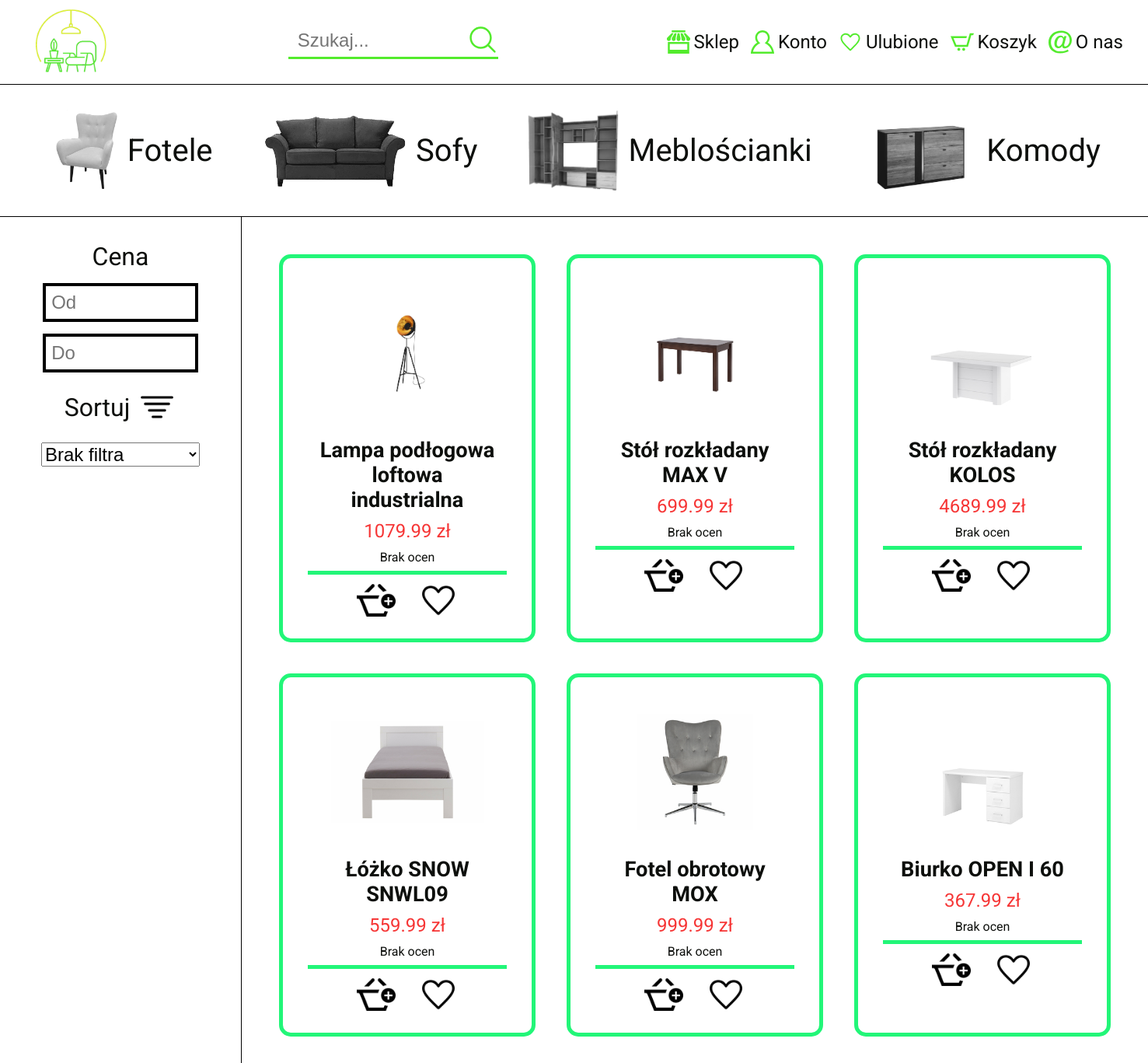
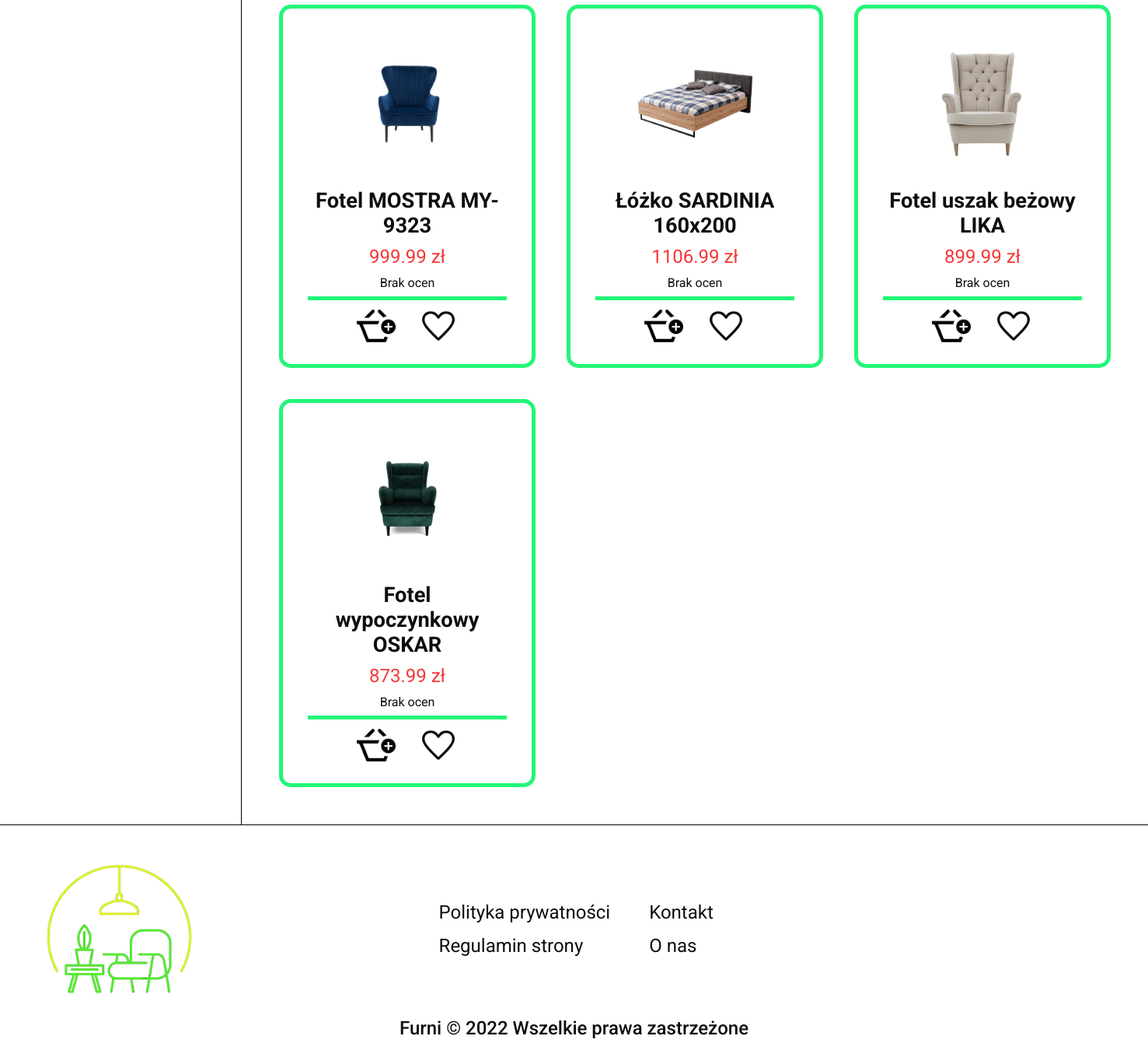
The page /store.php on the database its author committed (2 pictures, top to bottom).
### tables this page shows
CREATE TABLE `produkty` (
  `id` int(11) NOT NULL,
  `nazwa` varchar(255) NOT NULL,
  `kategoria` varchar(255) NOT NULL,
  `opis` text NOT NULL DEFAULT 'Lorem ipsum, dolor sit amet consectetur adipisicing elit. Aspernatur vero animi incidunt blanditiis iure amet nihil. Ipsa nihil facilis architecto numquam accusantium. Error cum obcaecati fuga aliquid labore voluptatem sequi!',
  `cena` float NOT NULL,
  `poprzednia_cena` float DEFAULT NULL,
  `data_wypuszczenia` datetime NOT NULL DEFAULT current_timestamp()
);

### store.php (the view, shortened to what this page needs)
<?php
    require_once 'inc/connection.php';
    if(isset($_SESSION['user_id'])&&isset($_COOKIE['token'])){
        if(authorize_user($_SESSION['user_id'],$_COOKIE['PHPSESSID'],$_COOKIE['token'],$con)){
            $zalogowano = true;
        }
        else{
            $zalogowano = false;
        }
    }
    else{
        $zalogowano = false;
    }
?>
<!DOCTYPE html>
<html lang="pl">
<head>
    <link rel="stylesheet" href="css/generic.css">
    <link rel="stylesheet" href="css/store.css">
</head>
<body>
<?php include 'inc/header_noform.php';?>
    <div class="pasek-wyboru">
        <a href="sklep?kat=fotele" class="pasek__link <?php if($kat==='fotele'){echo 'pasek__link--active';} ?>">
            <img src="img/products/kategorie/fotele.png" alt="fotel" class="pasek__link__img">
            <p class="pasek__link__text">Fotele</p>
        </a>
        <a href="sklep?kat=sofy" class="pasek__link <?php if($kat==='sofy'){echo 'pasek__link--active';} ?>">
            <img src="img/products/kategorie/sofy.png" alt="sofa" class="pasek__link__img">
            <p class="pasek__link__text">Sofy</p>
        </a>
        <a href="sklep?kat=mebloscianki" class="pasek__link <?php if($kat==='mebloscianki'){echo 'pasek__link--active';} ?>">
            <img src="img/products/kategorie/mebloscianki.png" alt="mebloscianka" class="pasek__link__img">
            <p class="pasek__link__text">Meblościanki</p>
        </a>
        <a href="sklep?kat=komody" class="pasek__link <?php if($kat==='komody'){echo 'pasek__link--active';} ?>">
            <img src="img/products/kategorie/komody.png" alt="komoda" class="pasek__link__img">
            <p class="pasek__link__text">Komody</p>
        </a>
    </div>
    <div class="main">
        <aside class="aside">
            <div class="cena">
                <p class="cena__heading">Cena</p>
                <input min="0" type="number" class="cena__input" placeholder="Od">
                <input min="0" type="number" class="cena__input" placeholder="Do">
            </div>
            <label for="sortuj" class="sortuj-label">Sortuj <img src="img/icons/filtr-icon.png" alt="sortuj" class="sortuj-label__icon"></label>
            <select id="sortuj" class="sortuj">
                <option value="0" selected>Brak filtra</option>
            </select>
        </aside>
        <main class="produkty">
            <?php
                if(isset($_GET['fraza'])&&!isset($_GET['kat'])&&$_GET['fraza']!==''){
                    $fraza = htmlentities($_GET['fraza'], ENT_QUOTES);
                    $query = "SELECT * FROM produkty WHERE nazwa LIKE '%$fraza%'";
                    if($result = $con->query($query)){
                        if($result->num_rows>0){
                            $wyniki = $result->fetch_all(MYSQLI_ASSOC);
                            shuffle($wyniki);
                            foreach($wyniki as $produkt){
                                if($zalogowano){
                                    $id_produktu = $produkt['id'];
                                    $user_id = $_SESSION['user_id'];
                                    $query = "SELECT id FROM koszyki WHERE user_id='$user_id' AND id_produktu='$id_produktu'";
                                    if($result = $con->query($query)){
                                        if($result->num_rows===0){
                                            $koszyk = 'add-to-cart-icon.png';
                                        }
                                        else{
                                            $koszyk = 'delete-from-cart-icon.png';
                                        }
                                    }
                                    else{
                                        exit();
                                    }
                                }else{
                                    $koszyk = 'add-to-cart-icon.png';
                                }
                                $query = "SELECT AVG(liczba_gwiazdek) as srednia FROM komentarze WHERE id_produktu='$id_produktu'";
                                if($result = $con->query($query)){
                                    $result = $result->fetch_assoc();
                                    if(is_null($result['srednia'])){
                                        $gwiazdki_string = 'Brak ocen';
                                    }
                                    else{
                                        $gwiazdki = [
                                            '<img src="img/icons/empty-star-icon.png" alt="gwiazdka" class="produkt__gwiazdki__star">',
                                            '<img src="img/icons/empty-star-icon.png" alt="gwiazdka" class="produkt__gwiazdki__star">',
                                            '<img src="img/icons/empty-star-icon.png" alt="gwiazdka" class="produkt__gwiazdki__star">',
                                            '<img src="img/icons/empty-star-icon.png" alt="gwiazdka" class="produkt__gwiazdki__star">',
                                            '<img src="img/icons/empty-star-icon.png" alt="gwiazdka" class="produkt__gwiazdki__star">'
                                        ];
                                        for($i=0;$i<=round($result['srednia'])-1;$i++){
                                            $gwiazdki[$i] = '<img src="img/icons/filled-star-icon.png" alt="gwiazdka" class="produkt__gwiazdki__star">';
                                        }
                                        $gwiazdki_string = '';
                                        foreach($gwiazdki as $gwiazdka){
                                            $gwiazdki_string.=$gwiazdka;
                                        }
                                    }
                                }
                                else{
                                    exit();
                                }
                                echo '<div class="produkt">';
                                echo    '<div class="produkt__top">';
                                echo        '<img src="img/products/'.$produkt['kategoria'].'/'.$produkt['nazwa'].'.png" alt="'.$produkt['nazwa'].'" class="produkt__img">';
                                echo        '<a href="produkt?id='.$produkt['id'].'" class="produkt__nazwa">'.$produkt['nazwa'].'</a>';
                                            if(!is_null($produkt['poprzednia_cena'])){
                                                echo '<p class="produkt__cena"><span class="produkt__cena__previous">'.$produkt['poprzednia_cena'].' zł</span>'.$produkt['cena'].' zł</p>';
                                            }
                                            else{
                                                echo '<p class="produkt__cena">'.$produkt['cena'].' zł</p>';
                                            }
                                echo        '<div class="produkt__gwiazdki">';
                                echo            $gwiazdki_string;
                                echo        '</div>';
                                echo    '</div>';
                                echo    '<div class="produkt__bottom">';
                                echo        '<img onclick="dodajDoKoszyka(event,'.$produkt['id'].')" src="img/icons/'.$koszyk.'" alt="dodaj do koszyka" class="produkt__bottom__icon">';
                                echo        '<img onclick="dodajDoUlubionych(event,'.$produkt['id'].')" src="img/icons/heart-icon.png" alt="serce" class="produkt__bottom__icon">';
                                echo    '</div>';
                                echo '</div>';
                            }
                        }
                        else{
                            echo '<div class="brak-wynikow">Nie znaleziono produktów</div>';
                        }
                    }
                    else{
                        exit();
                    }
                }
                else if((!isset($_GET['fraza'])||$_GET['fraza']==='')&&(!isset($_GET['kat'])||$_GET['kat']==='')){
                    $query = "SELECT * FROM produkty ORDER BY RAND() LIMIT 10";
                    if($result = $con->query($query)){
                        $wyniki = $result->fetch_all(MYSQLI_ASSOC);
                        foreach($wyniki as $produkt){
                            $id_produktu = $produkt['id'];
                            $query = "SELECT AVG(liczba_gwiazdek) as srednia FROM komentarze WHERE id_produktu='$id_produktu'";
                                if($result = $con->query($query)){
                                    $result = $result->fetch_assoc();
                                    if(is_null($result['srednia'])){
                                        $gwiazdki_string = 'Brak ocen';
                                    }
                                }
                                else{
                                    exit();
                                }
                            echo '<div class="produkt">';
                            echo    '<div class="produkt__top">';
                            echo        '<img src="img/products/'.$produkt['kategoria'].'/'.$produkt['nazwa'].'.png" alt="'.$produkt['nazwa'].'" class="produkt__img">';
                            echo        '<a href="produkt?id='.$produkt['id'].'" class="produkt__nazwa">'.$produkt['nazwa'].'</a>';
                                        if(!is_null($produkt['poprzednia_cena'])){
                                            echo '<p class="produkt__cena"><span class="produkt__cena__previous">'.$produkt['poprzednia_cena'].' zł</span>'.$produkt['cena'].' zł</p>';
                                        }
                                        else{
                                            echo '<p class="produkt__cena">'.$produkt['cena'].' zł</p>';
                                        }
                            echo        '<div class="produkt__gwiazdki">';
                            echo            $gwiazdki_string;
                            echo        '</div>';
                            echo    '</div>';
                            echo    '<div class="produkt__bottom">';
                            echo        '<img onclick="dodajDoKoszyka(event,'.$produkt['id'].')" src="img/icons/add-to-cart-icon.png" alt="dodaj do koszyka" class="produkt__bottom__icon">';
                            echo        '<img onclick="dodajDoUlubionych(event,'.$produkt['id'].')" src="img/icons/heart-icon.png" alt="serce" class="produkt__bottom__icon">';
                            echo    '</div>';
                            echo '</div>';
                        }
                    }
                    else{
                        exit();
                    }
                }
                else{
                    exit();
                }
            ?>
        </main>
    </div>
    <footer class="footer">
        <div class="footer__top">
            <a href="homepage"><img src="img/logo.png" alt="logo furni" class="footer__logo"></a>
            <nav class="footer__nav">
                <a href="#" class="footer__nav-link">Polityka prywatności</a>
                <a href="#" class="footer__nav-link">Kontakt</a>
                <a href="#" class="footer__nav-link">Regulamin strony</a>
                <a href="o-nas" class="footer__nav-link">O nas</a>
            </nav>
        </div>
        <p class="footer__bottom">Furni &copy; 2022 Wszelkie prawa zastrzeżone</p>
    </footer>
</body>
</html>

### inc/header_noform.php (shortened to what this page needs)
<header class="header">
        <a href="homepage"><img class="header__logo" src="img/logo.png" alt="logo furni"></a>
        <form class="header__search">
            <input type="text" class="header__search__input" placeholder="Szukaj...">
        </form>
        <nav class="header__nav">
            <a class="header__nav-link" href="sklep">
                Sklep
            </a>
            <p class="header__nav-link header__dropdown-button">
                Konto
            </p>
            <p class="header__nav-link header__dropdown-button">
                Ulubione
            </p>
            <p class="header__nav-link header__dropdown-button">
                Koszyk
            </p>
            <a href="o-nas" class="header__nav-link">
                O nas
            </a>
        </nav>
    </header>

### css/generic.css (style rules this page uses)
*,*::before,*::after { box-sizing: border-box; }
:root { --primary:#53EB2D; --primary-hover:#42DA1C; --secondary:#E0F522; --secondary-hover:#D0E411; --thirdary:#22F678; --thirdary-hover:#11E567; --black:#0D0F0C; --black-70:rgba(13,15,12,.7); }
body { margin: 0; color:var(--black); font-family: Roboto, 'sans-serif'; }
a { text-decoration: none; color:inherit; }
p { margin: 0; }
.header { display: flex; align-items: center; justify-content: space-between; padding: 0.2em 2em; border-bottom: 1px solid black; }
.header__logo { width:122px; }
.header__search { position: relative; width: fit-content; }
.header__search__input { width:270px; border: none; background:none; border-bottom: 3px solid var(--primary); font-size: 1.5rem; padding:.3em; padding-left: .5em; }
.header__search__icon { width:40px; }
.header__search__icon--niehomepage { right:0; position: absolute; cursor: pointer; }
.header__nav { display: flex; gap:15px; position: relative; }
.header__nav-link { display: flex; align-items: center; gap:5px; font-size: 1.5rem; cursor: pointer; }
.footer { padding:2em; border-top: 1px solid black; }
.footer__logo { width: 250px; }
.footer__top { display: flex; align-items: center; gap:20%; }
.footer__nav { display: grid; grid-template-columns: 1fr 1fr; row-gap: 15px; column-gap: 50px; }
.footer__nav-link { font-size: 1.5rem; }
.footer__bottom { text-align: center; font-size: 1.5rem; font-weight: 500; margin-top: .5em; }
.produkt { border: 5px solid var(--thirdary); padding:1em 2em; border-radius: 15px; width:330px; }
.produkt__top { display: flex; flex-direction: column; align-items: center; gap:10px; padding:.5em; }
.produkt__img { height: 197px; width:197px; object-fit: contain; object-position: center; }
.produkt__nazwa { font-size: 1.7rem; font-weight: bold; text-align: center; }
.produkt__cena { font-size: 1.5rem; color:#f63636; }
.produkt__gwiazdki { display: flex; align-items: center; gap:2.5px; }
.produkt__bottom { display: flex; align-items: center; justify-content: center; gap:30px; padding: .5em; border-top: 5px solid var(--thirdary); }
.produkt__bottom__icon { width:50px; cursor: pointer; }

### css/store.css (style rules this page uses)
.pasek-wyboru { display: flex; align-content: center; gap:4em; padding:2em 4em; overflow-x: scroll; border-bottom: 1px solid black; }
.pasek__link { display: flex; align-items: center; gap:10px; }
.pasek__link__img { height:105px; filter: saturate(0); transition: filter 100ms ease-in-out; }
.pasek__link__text { font-size: 2.5rem; }
.main { display: flex; }
.aside { border-right: 1px solid black; padding: 2em 3em; display: flex; flex-direction: column; align-items: center; gap:20px; flex-basis: 25%; }
.cena { display: flex; flex-direction: column; align-items: center; gap:15px; }
.cena__heading { font-size: 2rem; }
.cena__input { font-size: 1.5rem; width:200px; border: 4px solid black; padding:.3em; }
.sortuj-label { font-size: 2rem; display: flex; align-items: center; gap:10px; }
.sortuj-label__icon { width:50px; }
.sortuj { font-size: 1.5rem; }
.produkty:not(:has(.brak-wynikow)) { padding:3em; display: grid; justify-items: center; grid-template-columns: repeat(3,1fr); gap:40px; flex-basis: 70%; margin: 0 auto; }
@media (max-width:1700px) { .produkty { grid-template-columns: repeat(2,1fr); } }

### rows shown on the page
produkty: kategoria+nazwa (picture), nazwa "Lampa podłogowa loftowa industrialna", cena "1079.99", gwiazdki_string "Brak ocen"
produkty: kategoria+nazwa (picture), nazwa "Stół rozkładany MAX V", cena "699.99", gwiazdki_string "Brak ocen"
produkty: kategoria+nazwa (picture), nazwa "Stół rozkładany KOLOS", cena "4689.99", gwiazdki_string "Brak ocen"
produkty: kategoria+nazwa (picture), nazwa "Łóżko SNOW SNWL09", cena "559.99", gwiazdki_string "Brak ocen"
produkty: kategoria+nazwa (picture), nazwa "Fotel obrotowy MOX", cena "999.99", gwiazdki_string "Brak ocen"
produkty: kategoria+nazwa (picture), nazwa "Biurko OPEN I 60", cena "367.99", gwiazdki_string "Brak ocen"
produkty: kategoria+nazwa (picture), nazwa "Fotel MOSTRA MY-9323", cena "999.99", gwiazdki_string "Brak ocen"
produkty: kategoria+nazwa (picture), nazwa "Łóżko SARDINIA 160x200", cena "1106.99", gwiazdki_string "Brak ocen"
produkty: kategoria+nazwa (picture), nazwa "Fotel uszak beżowy LIKA", cena "899.99", gwiazdki_string "Brak ocen"
produkty: kategoria+nazwa (picture), nazwa "Fotel wypoczynkowy OSKAR", cena "873.99", gwiazdki_string "Brak ocen"
